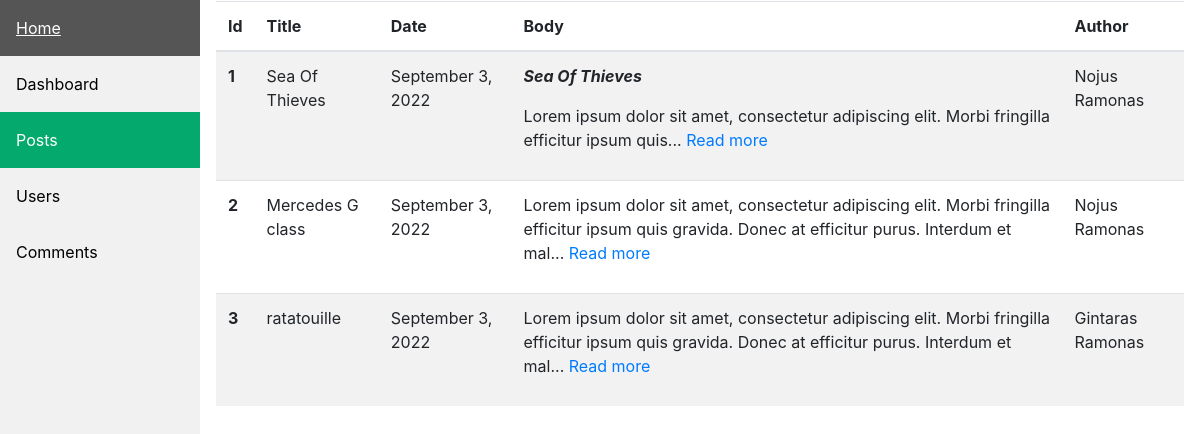
The app's page /admin/posts (signed in) with its own data.
### main.py (models this page shows, shortened)
class BlogPost(db.Model):
    __tablename__ = "blog_posts"
    id = db.Column(db.Integer, primary_key=True)
    title = db.Column(db.String(250), unique=True, nullable=False)
    subtitle = db.Column(db.String(250), nullable=False)
    date = db.Column(db.String(250), nullable=False)
    body = db.Column(db.Text, nullable=False)
    img_url = db.Column(db.String(250), nullable=False)
    author_id = db.Column(db.Integer, db.ForeignKey("users.id"))
    author = db.relationship("User", back_populates="posts")
    comments = db.relationship("Comments", back_populates="parent_post")
    likes = db.Column(db.Integer)

class User(UserMixin, db.Model):
    __tablename__ = "users"
    id = db.Column(db.Integer, primary_key=True)
    email = db.Column(db.String(100), unique=True)
    password = db.Column(db.String(100))
    name = db.Column(db.String(1000))
    posts = db.relationship("BlogPost", back_populates="author")
    comments = db.relationship("Comments", back_populates="comment_author")
    movies = db.relationship("Movies", back_populates="movie_user")
    friends = db.relationship("Friends", back_populates="requested_user")
    about = db.Column(db.Text, nullable=True)
    profile_image = db.Column(db.String(100))
    requests = db.relationship("FriendRequests", back_populates="user_request")
    liked_posts = db.relationship("PostLikes", back_populates="user")

### main.py (the view)
@app.route('/admin/posts')
@is_admin
def admin_posts():
    all_posts = BlogPost.query.all()
    return render_template('admin/posts.html', posts=all_posts)

### main.py (called while the page is built)
@login_manager.user_loader
def load_user(user_id):
    return User.query.get(int(user_id))

def is_admin(func):
    @wraps(func)
    def decorator(*args, **kwargs):
        if current_user.is_authenticated and current_user.id == 1:
            return func(*args, **kwargs)
        else:
            return redirect(url_for('get_all_posts'))
    return decorator

### templates/admin/posts.html (shortened to what this page needs)
<!DOCTYPE html>
<html>
<head>
<link rel="stylesheet" href="{{ url_for('static', filename='css/admin-style.css') }}">
<link href="{{ url_for('static', filename='vendor/bootstrap/css/bootstrap.min.css') }}" rel="stylesheet">
</head>
<body>
<div class="sidebar">
  <a href="{{ url_for('get_all_posts') }}">Home</a>
  <a href="{{ url_for('admin_dashboard') }}">Dashboard</a>
  <a class="active" href="{{ url_for('admin_posts') }}">Posts</a>
  <a href="{{ url_for('admin_users') }}">Users</a>
  <a href="{{ url_for('admin_comments') }}">Comments</a>
</div>
<div class="content">
<table class="table table-striped">
  <thead>
    <tr>
      <th scope="col">Id</th>
      <th scope="col">Title</th>
      <th scope="col">Date</th>
      <th scope="col">Body</th>
      <th scope="col">Author</th>
    </tr>
  </thead>
  <tbody>
  {% for post in posts %}
    <tr>
      <th scope="row">{{ post.id }}</th>
      <td>{{ post.title }}</td>
      <td>{{ post.date }}</td>
      <td>{{ post.body | safe | truncate(150, True, '...') }} <a href="{{ url_for('show_post', index=post.id) }}">Read more</a></td>
      <td>{{ post.author.name }}</td>
    </tr>
  {% endfor %}
  </tbody>
</table>
</div>
</body>
</html>

### static/css/admin-style.css (style rules this page uses)
body { margin: 0; font-family: "Lato", sans-serif; }
.sidebar { margin: 0; padding: 0; width: 200px; background-color: #f1f1f1; position: fixed; height: 100%; overflow: auto; }
.sidebar a { display: block; color: black; padding: 16px; text-decoration: none; }
.sidebar a.active { background-color: #04AA6D; color: white; }
div.content { margin-left: 200px; padding: 1px 16px; height: 1000px; }

### records on screen
BlogPost: id "1", title "Sea Of Thieves", date "September 3, 2022", body "Sea Of Thieves Lorem ipsum dolor sit amet, consectetur adipiscing elit. Morbi fringilla efficitur ipsum quis...", author.name "Nojus Ramonas"
BlogPost: id "2", title "Mercedes G class", date "September 3, 2022", body "Lorem ipsum dolor sit amet, consectetur adipiscing elit. Morbi fringilla efficitur ipsum quis gravida. Donec at efficitur purus. Interdum et mal...", author.name "Nojus Ramonas"
BlogPost: id "3", title "ratatouille", date "September 3, 2022", body "Lorem ipsum dolor sit amet, consectetur adipiscing elit. Morbi fringilla efficitur ipsum quis gravida. Donec at efficitur purus. Interdum et mal...", author.name "Gintaras Ramonas"
